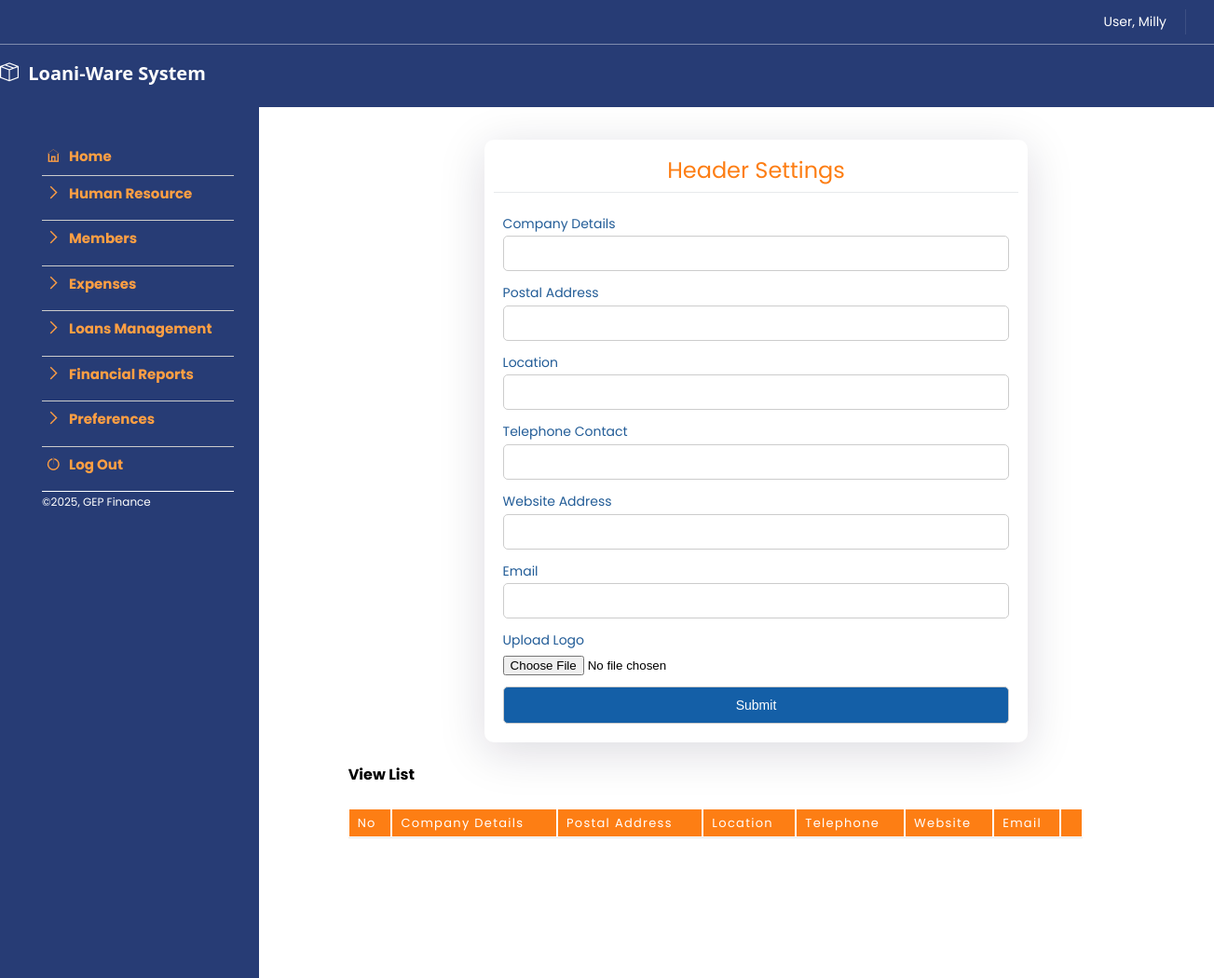
Page /data_files/header_settings.php (signed in) on the earlier database version.
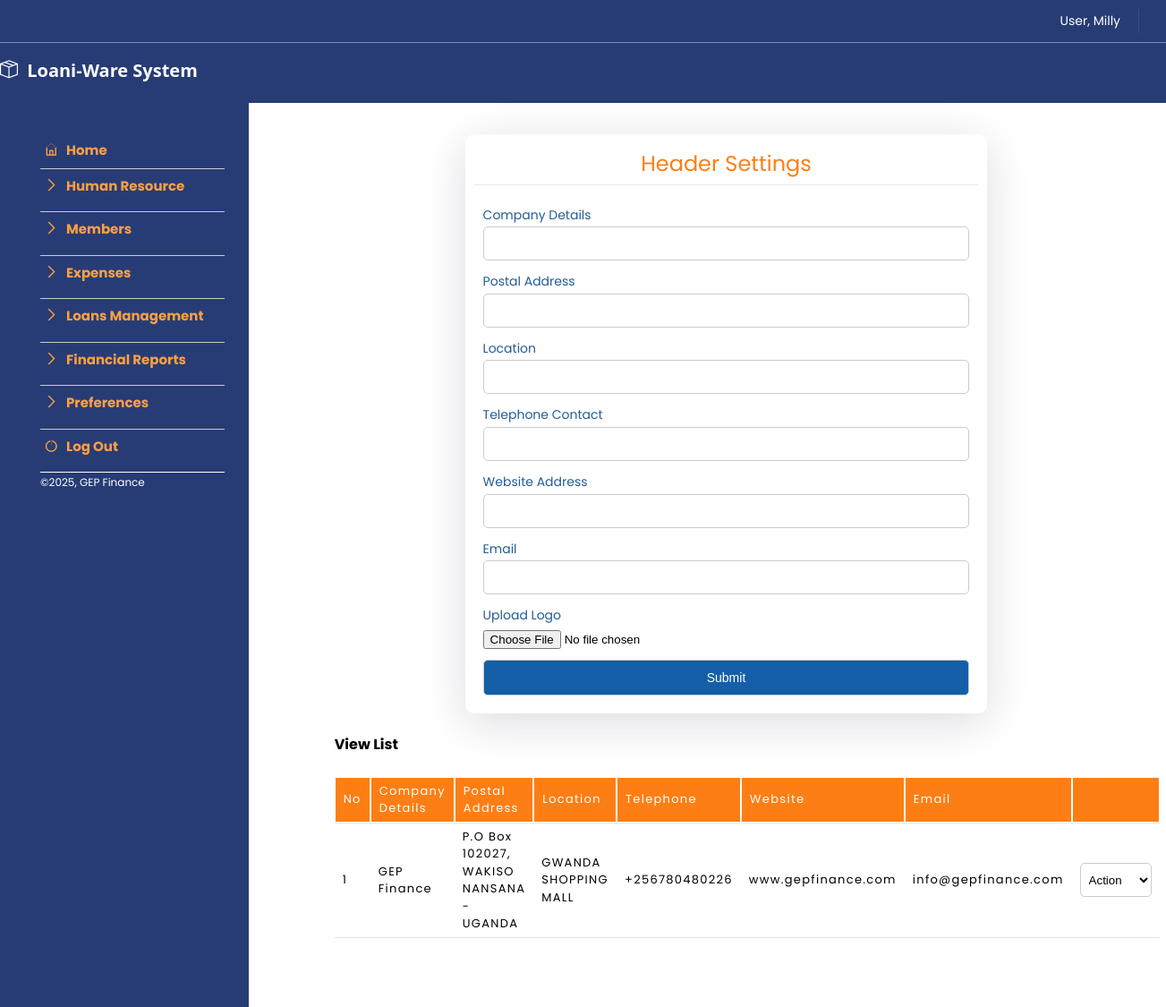
Same page on the later database version.
### tables this page shows
CREATE TABLE IF NOT EXISTS `header_tpl` (
  `id` char(10) NOT NULL,
  `company_details` varchar(100) NOT NULL,
  `address` varchar(100) NOT NULL,
  `contacts` char(50) NOT NULL,
  `website` char(50) NOT NULL,
  `email` varchar(100) NOT NULL,
  `location` char(50) NOT NULL,
  `entry_date` date NOT NULL,
  `photo` varchar(100) NOT NULL,
  `tin_no` char(20) NOT NULL,
  PRIMARY KEY (`id`)
);

### data_files/header_settings.php (the view, shortened to what this page needs)
<?php
require_once('../data_files/sys_function.php');
require_once('../data_files/page_settings.php');
?>
<!DOCTYPE html>
<html lang="en">
  <head>
    <?php include('link_docs.php') ?>
</head>
<body>
<div class="main_bd_wrap">
  <?php
    tp_hdr();
       side_menu_content();
      ?>
<div class="main-sidebar col-lg-9">
  <div class="form_wrap_min">
  <div class="form_header">Header Settings</div>
    <form name="form1" id="form1" method="post" action="header_settings.php" enctype="multipart/form-data">
          <div class="form-group">
            <div class="label">Company Details</div>
            <input type="text" name="names" class="text-input" autocomplete="off" id="names" />
           </div>
           <div class="form-group">
            <div class="label">Postal Address</div>
            <input type="text" name="address" id="address" class="text-input" autocomplete="off" />
           </div>
           <div class="form-group">
            <div class="label">Location</div>
            <input type="text" name="location" id="location" class="text-input" autocomplete="off"  />
           </div>
           <div class="form-group">
            <div class="label">Telephone Contact</div>
            <input type="text" name="contact" id="contact" class="text-input" autocomplete="off" />
           </div>
           <div class="form-group">
            <div class="label">Website Address</div>
            <input type="text" name="website" id="website" class="text-input" autocomplete="off" />
           </div>
           <div class="form-group">
            <div class="label">Email</div>
            <input type="text" name="email" id="email" class="text-input" autocomplete="off" />
           </div>
           <div class="form-group">
            <div class="label">Upload Logo</div>
            <input type="file" name="file" id="file" />
           </div>
             <div class="form-group">
                <button type="submit" name="submit" class="button-input" id="submit_hdr">Submit</button>
            </div>
         </form>
        </div>
    <div style="width:90%;margin:15px auto;">
      <div class="report_header">View List</div>
       <table width="90%" cellpadding="5" cellspacing="0" align="center" class="report_display">
         <tr>
           <td>No</td>
           <td>Company Details</td>
           <td>Postal Address</td>
           <td>Location</td>
           <td>Telephone</td>
           <td>Website</td>
           <td>Email</td>
           <td></td>
         </tr>
      <?php
      $q = "SELECT * FROM  header_tpl";
     $sql = mysqli_query($connect,$q);
     $no = 0;
     if(mysqli_num_rows($sql)){
      while($row=mysqli_fetch_array($sql)){
          ?>
          <tr id="status_<?php echo $x+=1 ?>">
           <td><?php echo $no+=1 ?></td>
           <td><?php echo $row[1] ?></td>
           <td><?php echo $row[2] ?></td>
           <td><?php echo $row[6] ?></td>
           <td><?php echo $row[3] ?></td>
           <td><?php echo $row[4] ?></td>
           <td><?php echo $row[5] ?></td>
           <td>
           <select name="option" style="width:80px;" id="action_1" class="text-input">
              <option value="" selected="selected">Action</option>
          </select>
        </td>
       </tr>
          <?php
      }
     }
     ?>
      <tr>
         <td colspan="9"><div style="height:40px;">&nbsp;</div></td>
      </tr>
      </table>
    </div>
      </div>
    <?php
      echo footer_sec();
    ?>
  </div>
  </body>
</html>

### data_files/link_docs.php (shortened to what this page needs)
<link rel="stylesheet" href="../data_css/jquery.datetimepicker.css" type="text/css" />
<link rel="stylesheet" href="../data_css/print_layout.css" type="text/css" media="print" />
<link rel="stylesheet" href="../data_css/style.css" type="text/css" />
<link rel="stylesheet" href="../data_css/themify-icons/themify-icons.css"  />
<link rel="stylesheet" href="../data_css/font-awesome/css/font-awesome.min.css" type="text/css"  />
<link rel="stylesheet" href="../data_css/font-awesome/css/brands.css" type="text/css"  />

### data_files/page_settings.php (shortened to what this page needs)
  <?php
function tp_hdr(){
?>
 	<header id="masthead">
 		<section id="top_header_wrap">
 			<div class="column_gap">
  				<div class="div_column">
  				  <div class="column_gap_left">
  				  </div>
  				</div>
  				 <div class="div_column">
  				  <div class="column_gap_right">
  				 	<div class="login_wrap">
  				 		<?php if ($_SESSION['sess_user']){
  				 			echo '<div class="login"><p><a href="../logout.php" style="color:#fff;"><div class="login">User, '.$_SESSION['sess_user'].'</a></p></div>';
  				 		}else{
  				 		  echo '<div class="login"><p><a href="../index.php" style="color:#fff;">Login</a></p></div>'; } ?>
  				 	</div>
  				  </div>
  				</div>
 			</div>
 		</section>
 		<section class="top_logo_wrap">
 			<div class="column_gap">
              <div class="div_logo_column">
            	<div class="logo_2">
            		<a class="man_logo" href="../admin/home_index.php">
            			<div class="man_logo_img"><i class="ti ti-package"></i></div>
            			<div class="man_logo_txt">Loani-Ware System</div>
            		</a>
            	</div>
               </div>
            	<div class="div_menu_column">
              </div>
            </div>
 		</section>
 	</header>
<?php
}
function side_menu_content(){
  ?>
 	<section class="top_backgd_cover bg_cover_dim">
 		<div class="bg_overlay"></div>
 	</section>
   <section class="body_content">
 	   <div class="column_gap div_column_home">
 		    <div class="row">
              <div class="col-lg-3 man_sidebar_col">
                <div class="main-sidebar">
                  <section class="side-content"><?php include("user_menu.php");  ?></section>
                </div>
 		      </div>
<?php
}
function footer_sec(){
 ?>
</div>
    </div>
   </section>
<?php }
	?>

### data_files/user_menu.php (shortened to what this page needs)
 <ul id="sub_main_menu">
   <li><a href="../data_files/dash.php">Home</a></li>
   <li class="expand_link" >Human Resource
   </li>
   <li class="expand_link on">Members
   </li>
   <li class="expand_link on">Expenses
   </li>
   <li class="expand_link on">Loans Management
     </li>
     <li class="expand_link on">Financial Reports
     </li>
     <li class="expand_link <?php if($_SESSION['general_user']){ echo 'on'; }else{ echo 'off'; } ?>">Preferences
     </li>
     <li><a href="../logout.php">Log Out</a></li>
</ul>
<div style="margin:5px auto;width:110%;color:#fff;font-size:12px;border-top:solid 1px #fff;"><span style="">&copy;<?php echo date('Y') ?>,&nbsp;GEP Finance</span></div>

### data_css/print_layout.css (style rules this page uses)
body { font: 12px Segoe UI, "Times New Roman", Times, serif; line-height: 1.3; margin:0px !important; border:0px !important; }
#print, #sub_right, #left, #form1, .link, .form_header, .action, .search, .close, #search, #top_wrap, #print_rpt, #sms ,input[type=checkbox],#action_hdr { display:none !important; }

Differences in the rows shown:
added header_tpl: company_details "GEP Finance", address "P.O Box 102027, WAKISO NANSANA - UGANDA", location "GWANDA SHOPPING MALL", contacts "+256780480226", website "www.gepfinance.com", email "info@gepfinance.com"
